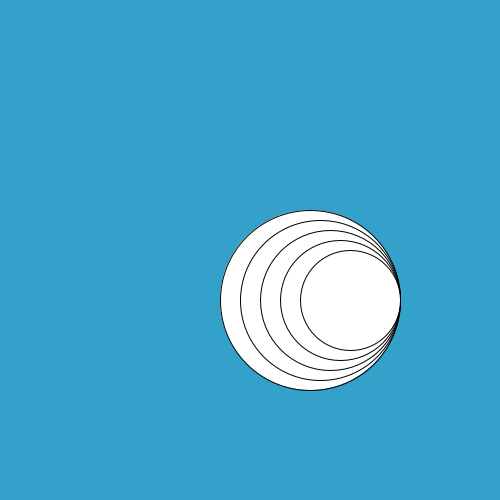
Frame 1 (no input)
Frame 60 (the mouse pressed at the canvas centre just before this capture): identical to frame 1, image omitted
Frame 120 (the mouse held since frame 60 and released just before this capture): identical to frame 1, image omitted

The Processing sketch that drew this single still picture (run headless with seeded random() and noise(); from frame 60 on, the mouse is pressed at the canvas centre):

// Processing sketch: H09_opdracht_6
// ── H09_opdracht_6.pde


void setup(){
  size (500,500); 
}

void draw(){
   background (51, 161, 201);
   drawRightCirkel(400,300,180,5);
}

void drawRightCirkel(int x, int y, int sizeC, int aantal){
 for(int i = 0; i < aantal; i++){
      ellipse(x-sizeC/2, y, sizeC, sizeC);
     sizeC -= 20;
 }
}
